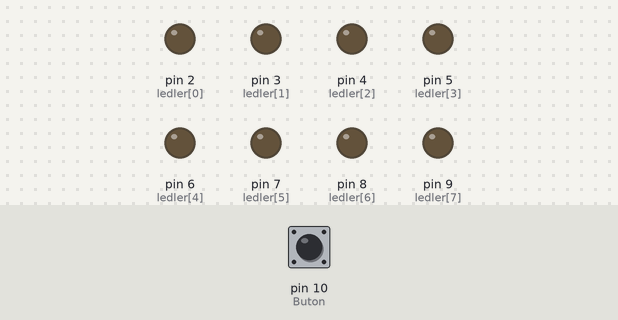
This sketch was run on a simulated Arduino Uno, built with avr-gcc and run on an emulated ATmega328P. Parts: output pins drawn as LEDs (lit = HIGH). Dashed ring = blinking. Inputs (shaded band) come from the test bench; at power-on: pin 10 (Buton) LOW.

Above: at 4.0 s.
4.1 s: pin 10 (Buton) pulled HIGH for 1.9 s
At 6.4 s:
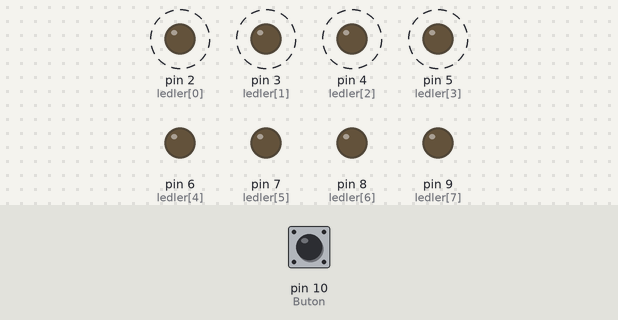
7.6 s: pin 10 (Buton) pulled HIGH for 3.2 s
At 8.32 s:
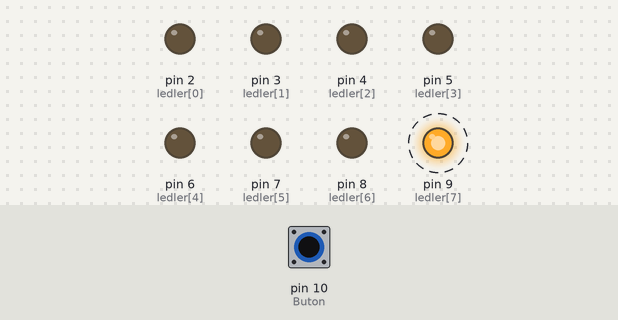
At 8.96 s:
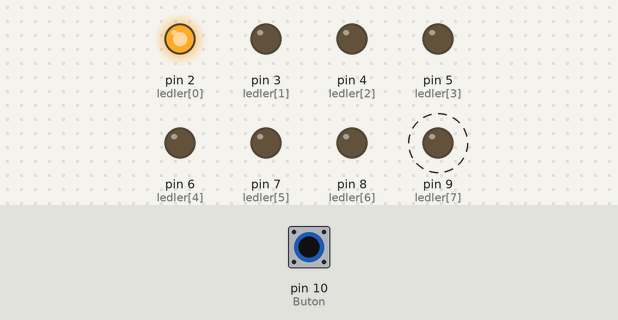
Timing chart, 0 to 13.0 s (numbered marks = the images above; inputs shaded):
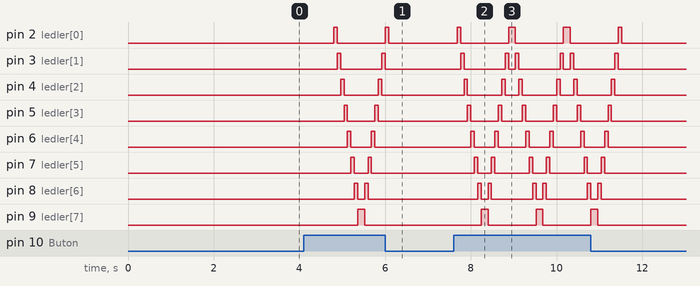

Measured:
- after the input at 4.1 s, pin 2 (ledler[0]): alternates HIGH for 0.08 s and LOW for 1.1 s, starting after 0.70 s; pin 3 (ledler[1]): alternates HIGH for 0.08 s and LOW for 0.96 s, starting after 0.78 s
- after the input at 7.6 s, pin 2 (ledler[0]): LOW → HIGH after 0.08 s, then repeats every 1.3 s: LOW 1.1 s, HIGH 0.16 s; pin 3 (ledler[1]): LOW → HIGH after 0.16 s, then repeats every 1.3 s: LOW 0.96 s, HIGH 0.08 s, LOW 0.16 s, HIGH 0.08 s, until it stays LOW from 11.4 s

The sketch:

Kara_Simsek.ino
```cpp
#define Buton 10

int buton_durumu = 0;
int ledler[] = {2,3,4,5,6,7,8,9};

void setup() {

  for(int i=0; i<8; i++){

  pinMode(ledler[i], OUTPUT);

  }
  pinMode(Buton, INPUT);

}

void loop() {

  buton_durumu = digitalRead(Buton);


  if(buton_durumu == 1)  {
      for(int i=0; i<8; i++){
    digitalWrite(ledler[i], HIGH);
    delay(80);
    digitalWrite(ledler[i], LOW);


  }

  for(int j=7; j>-1; j--){
    digitalWrite(ledler[j], HIGH);
    delay(80);
    digitalWrite(ledler[j], LOW);


  }
  }
  else {
    for(int i=0; i<8; i++){
    digitalWrite(ledler[i], LOW);
    delay(100);
    digitalWrite(ledler[i], LOW);
  }

  for(int j=7; j>-1; j--){
    digitalWrite(ledler[j], LOW);
    delay(100);
    digitalWrite(ledler[j], LOW);
  }
  }

}
```
